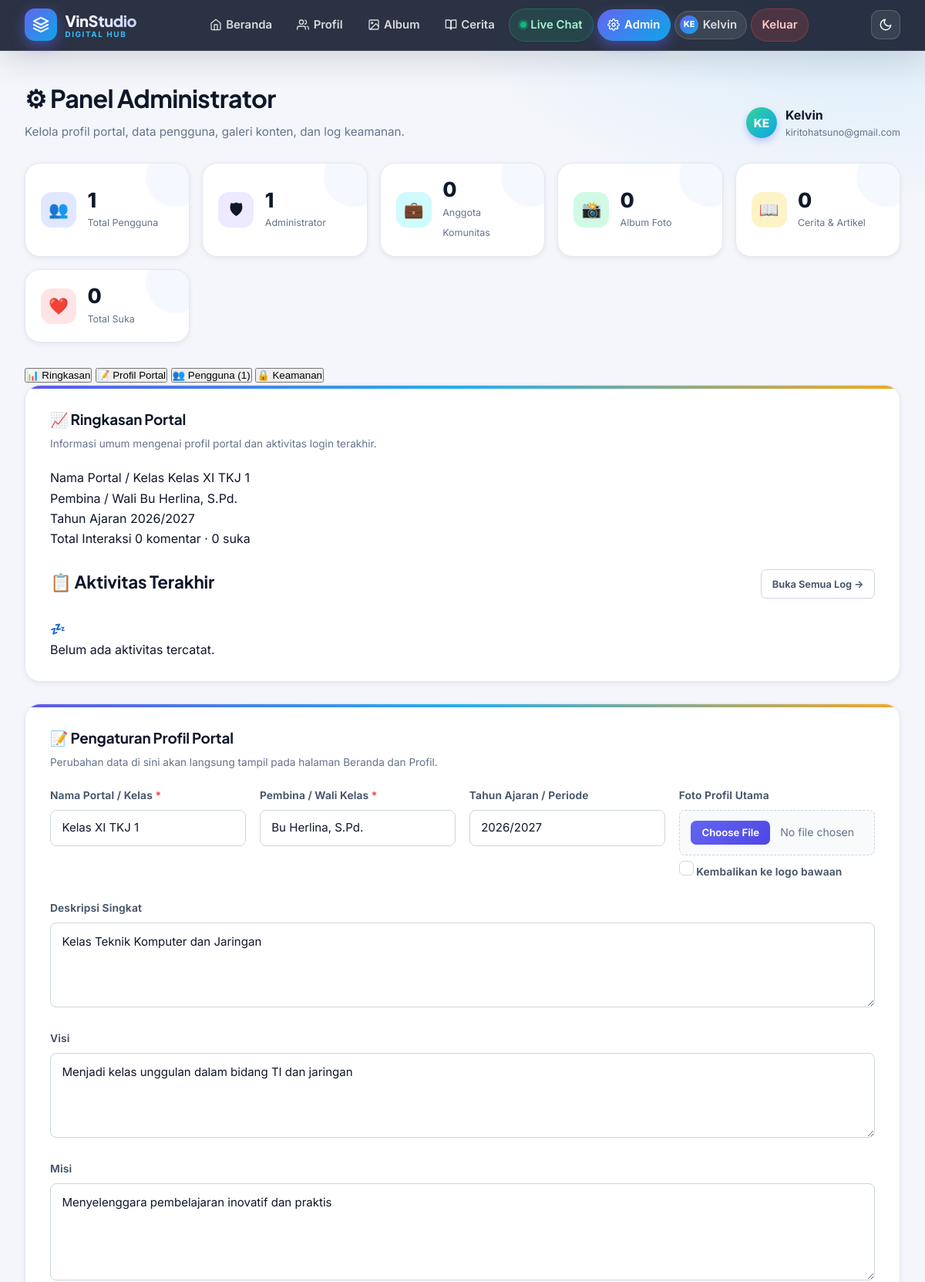
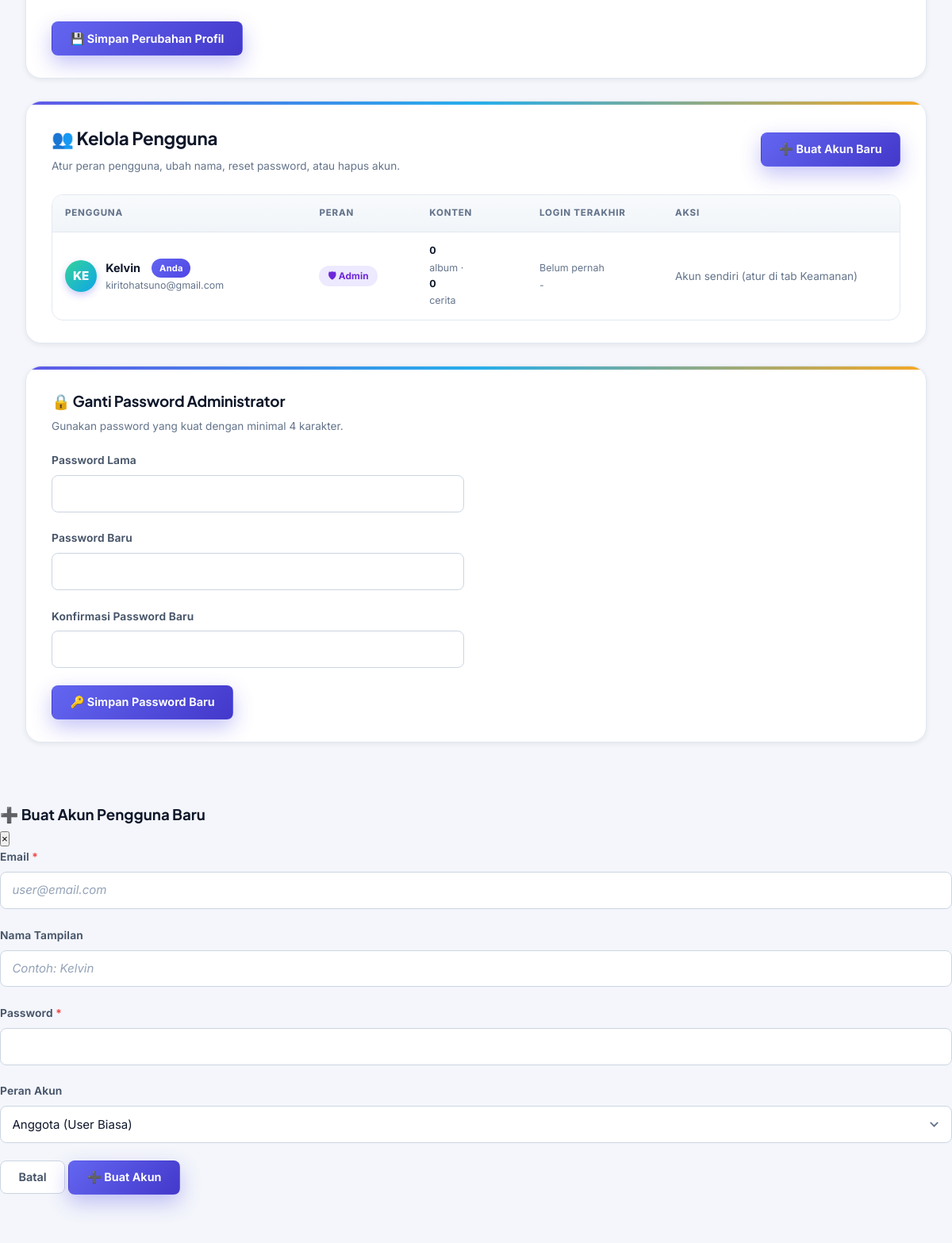
/admin.php (signed in, upper part), run on the app's committed database (2 pictures, top to bottom).
### tables this page shows
CREATE TABLE IF NOT EXISTS `users` (
    `id` INT AUTO_INCREMENT PRIMARY KEY,
    `email` VARCHAR(191) UNIQUE NOT NULL,
    `display_name` VARCHAR(100) NOT NULL,
    `password` VARCHAR(255) NOT NULL,
    `role` VARCHAR(20) DEFAULT 'user',
    `is_banned` TINYINT DEFAULT 0,
    `last_login_at` DATETIME NULL,
    `created_at` DATETIME DEFAULT CURRENT_TIMESTAMP
);

CREATE TABLE IF NOT EXISTS `profiles` (
    `id` INT AUTO_INCREMENT PRIMARY KEY,
    `class_name` VARCHAR(150),
    `description` TEXT,
    `teacher_name` VARCHAR(150),
    `school_year` VARCHAR(50),
    `photo` VARCHAR(255),
    `vision` TEXT,
    `mission` TEXT,
    `updated_at` DATETIME DEFAULT CURRENT_TIMESTAMP ON UPDATE CURRENT_TIMESTAMP
);

### admin.php (the view, shortened to what the rows shown need)
<?php
require_once __DIR__ . '/config.php';
$currentPage = 'admin';
$activeTab = $_GET['tab'] ?? 'ringkasan';
$profile = $pdo->query("SELECT * FROM profiles WHERE id = 1")->fetch();
$users = $pdo->query("
    SELECT u.id, u.email, u.display_name, u.role, u.is_banned, u.last_login_at, u.created_at,
           (SELECT COUNT(*) FROM albums WHERE user_id = u.id) AS album_count,
           (SELECT COUNT(*) FROM stories WHERE user_id = u.id) AS story_count
    FROM users u
    ORDER BY u.created_at DESC
")->fetchAll();
include __DIR__ . '/includes/header.php';
?>
<main>
    <div class="page-header page-anim">
        <div>
            <h1>&#9881; Panel Administrator</h1>
        </div>
        <div class="user-cell">
            <span class="user-avatar <?= avatarClass($user['displayName']) ?>"><?= initials($user['displayName']) ?></span>
            <div class="user-info">
                <div class="user-name"><?= htmlspecialchars($user['displayName']) ?></div>
                <span class="user-email"><?= htmlspecialchars($user['email']) ?></span>
            </div>
        </div>
    </div>
    <div class="tab-wrap" data-tabs data-default-tab="<?= htmlspecialchars($activeTab) ?>">
        <div class="tab-panel" data-panel="ringkasan">
            <div class="admin-card">
                <h2>&#128200; Ringkasan Portal</h2>
                <div class="info-grid" style="margin-bottom:1.5rem;">
                    <div>
                        <span class="label">Nama Portal / Kelas</span>
                        <span class="value"><?= htmlspecialchars($profile['class_name'] ?? '-') ?></span>
                    </div>
                    <div>
                        <span class="label">Pembina / Wali</span>
                        <span class="value"><?= htmlspecialchars($profile['teacher_name'] ?? '-') ?></span>
                    </div>
                    <div>
                        <span class="label">Tahun Ajaran</span>
                        <span class="value"><?= htmlspecialchars($profile['school_year'] ?? '-') ?></span>
                    </div>
                </div>
                <div class="section-header" style="margin-top:1.5rem;">
                    <h2>&#128203; Aktivitas Terakhir</h2>
                </div>
            </div>
        </div>
        <div class="tab-panel" data-panel="profil">
            <div class="admin-card">
                <h2>&#128221; Pengaturan Profil Portal</h2>
                <form action="admin.php" method="POST" enctype="multipart/form-data">
                    <div class="admin-grid">
                        <div class="form-group">
                            <label for="class_name">Nama Portal / Kelas <span class="required">*</span></label>
                            <input type="text" id="class_name" name="class_name" value="<?= htmlspecialchars($profile['class_name'] ?? '') ?>" required>
                        </div>
                        <div class="form-group">
                            <label for="teacher_name">Pembina / Wali Kelas <span class="required">*</span></label>
                            <input type="text" id="teacher_name" name="teacher_name" value="<?= htmlspecialchars($profile['teacher_name'] ?? '') ?>" required>
                        </div>
                        <div class="form-group">
                            <label for="school_year">Tahun Ajaran / Periode</label>
                            <input type="text" id="school_year" name="school_year" value="<?= htmlspecialchars($profile['school_year'] ?? '') ?>">
                        </div>
                    </div>
                    <div class="form-group">
                        <label for="description">Deskripsi Singkat</label>
                        <textarea id="description" name="description" rows="3"><?= htmlspecialchars($profile['description'] ?? '') ?></textarea>
                    </div>
                    <div class="form-group">
                        <label for="vision">Visi</label>
                        <textarea id="vision" name="vision" rows="3"><?= htmlspecialchars($profile['vision'] ?? '') ?></textarea>
                    </div>
                    <div class="form-group">
                        <label for="mission">Misi</label>
                        <textarea id="mission" name="mission" rows="4"><?= htmlspecialchars($profile['mission'] ?? '') ?></textarea>
                    </div>
                </form>
            </div>
        </div>
        <div class="tab-panel" data-panel="pengguna">
            <div class="admin-card">
                <div class="section-header">
                    <div>
                        <h2>&#128101; Kelola Pengguna</h2>
                    </div>
                </div>
                <div class="table-wrapper">
                    <table class="admin-table">
                        <thead>
                            <tr>
                                <th class="col-user">Pengguna</th>
                                <th class="col-role">Peran</th>
                                <th class="col-content">Konten</th>
                                <th class="col-login">Login Terakhir</th>
                                <th class="col-actions">Aksi</th>
                            </tr>
                        </thead>
                        <tbody>
                            <?php foreach ($users as $u): ?>
                            <tr>
                                <td class="col-user">
                                    <div class="user-cell">
                                        <span class="user-avatar <?= avatarClass($u['display_name']) ?>"><?= initials($u['display_name']) ?></span>
                                        <div class="user-info">
                                            <div class="user-name">
                                                <?= htmlspecialchars($u['display_name']) ?>
                                                <?php if ($u['id'] == $user['id']): ?><span class="badge">Anda</span><?php endif; ?>
                                            </div>
                                            <span class="user-email"><?= htmlspecialchars($u['email']) ?></span>
                                        </div>
                                    </div>
                                </td>
                                <td class="col-role">
                                    <span class="role-badge <?= $u['role'] === 'admin' ? 'role-admin' : 'role-user' ?>">
                                        <?= $u['role'] === 'admin' ? '&#128737; Admin' : '&#128100; Anggota' ?>
                                    </span>
                                </td>
                                <td class="col-content">
                                    <span class="cell-note">
                                        <strong><?= (int)$u['album_count'] ?></strong> album &middot;
                                        <strong><?= (int)$u['story_count'] ?></strong> cerita
                                    </span>
                                </td>
                                <td class="col-login">
                                    <span class="cell-note">
                                        <?= timeAgo($u['last_login_at']) ?>
                                        <br><small class="admin-hint"><?= fmtDateTime($u['last_login_at']) ?></small>
                                    </span>
                                </td>
                                <td class="col-actions">
                                    <?php if ($u['id'] == $user['id']): ?>
                                        <span class="admin-hint">Akun sendiri (atur di tab Keamanan)</span>
                                    <?php endif; ?>
                                </td>
                            </tr>
                            <?php endforeach; ?>
                        </tbody>
                    </table>
                </div>
            </div>
        </div>
        <div class="tab-panel" data-panel="keamanan">
            <div class="admin-card">
                <h2>&#128274; Ganti Password Administrator</h2>
            </div>
        </div>
    </div>
</main>
<?php include __DIR__ . '/includes/footer.php'; ?>

### includes/header.php (shortened to what the rows shown need)
<?php
$user = currentUser();
$current = $currentPage ?? '';
?>
<!DOCTYPE html>
<html lang="id" data-theme="light">
<head>
    <link rel="stylesheet" href="css/style.css?v=2.0">
</head>
<body>
    <header class="site-header">
        <div class="container header-inner">
            <nav class="main-nav" aria-label="Navigasi Utama">
                <ul>
                    <?php if ($user): ?>
                        <?php if ($user['role'] === 'admin'): ?>
                            <li>
                                <a href="admin.php" class="<?= $current === 'admin' ? 'active' : '' ?>">
                                    <span>Admin</span>
                                </a>
                            </li>
                        <?php endif; ?>
                        <li>
                            <a href="dashboard.php" class="nav-user-pill <?= $current === 'dashboard' ? 'active' : '' ?>" title="<?= htmlspecialchars($user['email']) ?>">
                                <span class="nav-mini-avatar <?= avatarClass($user['displayName']) ?>"><?= initials($user['displayName']) ?></span>
                                <span><?= htmlspecialchars($user['displayName']) ?></span>
                            </a>
                        </li>
                        <li><a href="logout.php" class="btn-logout">Keluar</a></li>
                    <?php else: ?>
                        <li><a href="login.php" class="<?= $current === 'login' ? 'active' : '' ?>">Masuk</a></li>
                        <li><a href="register.php" class="nav-cta-register <?= $current === 'register' ? 'active' : '' ?>">Daftar</a></li>
                    <?php endif; ?>
                </ul>
            </nav>
        </div>
    </header>

### data on the page
users: display_name "KE", display_name "Kelvin", email "kiritohatsuno@gmail.com", shows "Anda", role "🛡 Admin", album_count "0", story_count "0", last_login_at "Belum pernah", last_login_at "-", shows "Akun sendiri (atur di tab Keamanan)"
profiles: class_name "Kelas XI TKJ 1", teacher_name "Bu Herlina, S.Pd.", school_year "2026/2027", description "Kelas Teknik Komputer dan Jaringan", vision "Menjadi kelas unggulan dalam bidang TI dan jaringan", mission "Menyelenggara pembelajaran inovatif dan praktis"

### other printed values
$totalUsers "1"
$adminUsers "1"
$memberUsers "0"
$totalAlbums "0"
$totalStories "0"
$totalLikes "0"
count($users) "1"
$totalComments "0"
